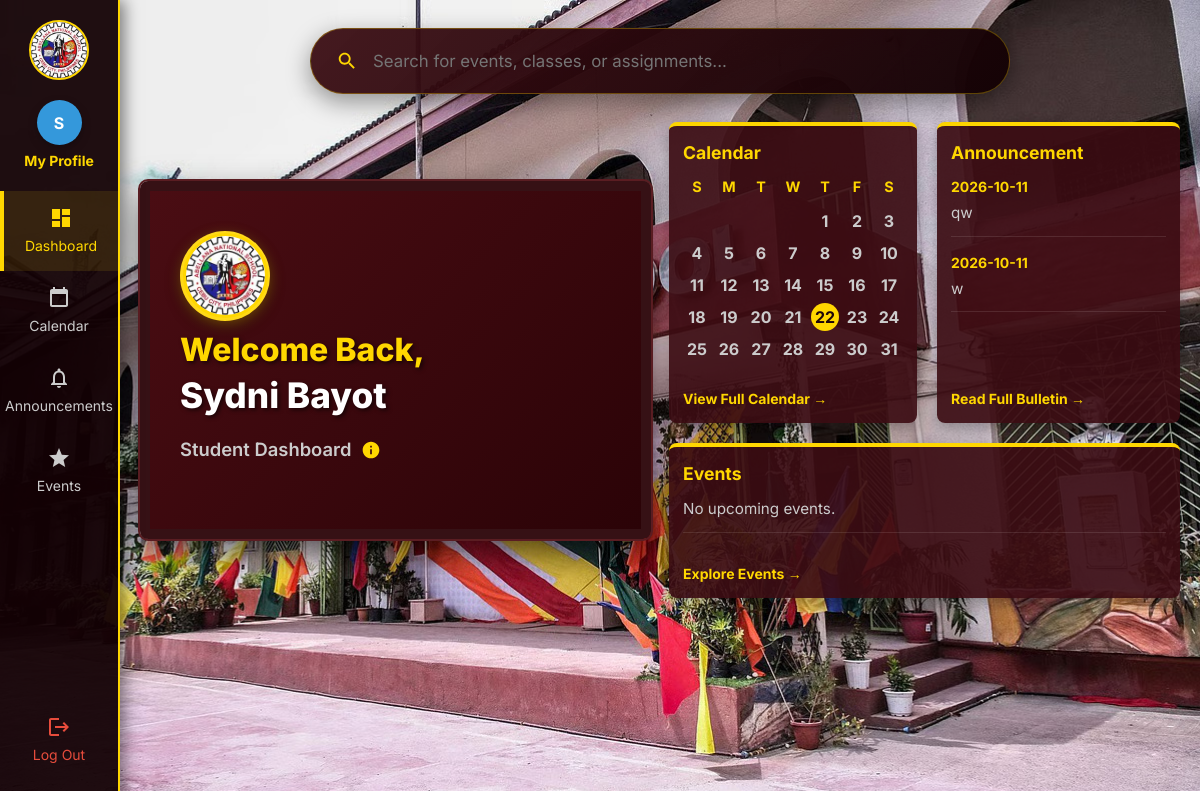
Screenshot of /dashboard (signed in) with the database file from the repository.
### tables this page shows
CREATE TABLE students (id INTEGER PRIMARY KEY AUTOINCREMENT, lrn TEXT UNIQUE NOT NULL, username TEXT UNIQUE NOT NULL, password_hash TEXT NOT NULL, full_name TEXT NOT NULL, is_approved INTEGER DEFAULT 0, phone TEXT, profile_pic TEXT, section_id INTEGER, email TEXT, last_seen_ann INTEGER DEFAULT 0, last_seen_ev INTEGER DEFAULT 0);

CREATE TABLE announcements (id INTEGER PRIMARY KEY AUTOINCREMENT, subject_id INTEGER, teacher_id INTEGER, title TEXT, content TEXT, date_posted TIMESTAMP DEFAULT CURRENT_TIMESTAMP, FOREIGN KEY(subject_id) REFERENCES subjects(id));

### app.py (the view)
@app.route('/dashboard')
def dashboard():
    if 'student_id' not in session: return redirect(url_for('login'))
    conn = get_db_connection()
    student_id = session['student_id']
    try:
        student = conn.execute('SELECT lrn, phone, profile_pic FROM students WHERE id = ?', (student_id,)).fetchone()
        if student:
            current_user_lrn = student['lrn'] if student['lrn'] else ''
            current_user_phone = student['phone'] if student['phone'] else ''
            current_user_profile_pic = student['profile_pic']
        else:
            current_user_lrn = ''
            current_user_phone = ''
            current_user_profile_pic = None
            e_pic = None
    except sqlite3.OperationalError:
        conn.execute('ALTER TABLE students ADD COLUMN phone TEXT')
        conn.execute('ALTER TABLE students ADD COLUMN profile_pic TEXT')
        conn.commit()
        student = conn.execute('SELECT lrn, phone, profile_pic FROM students WHERE id = ?', (student_id,)).fetchone()
        current_user_lrn = student['lrn'] if (student and student['lrn']) else ''
        current_user_phone = ''
        current_user_profile_pic = None
    subjects = conn.execute('''
        SELECT s.id, s.subject_name, s.code, sec.section_name, t.username as teacher
        FROM subjects s
        JOIN enrollments e ON s.id = e.subject_id
        JOIN sections sec ON s.section_id = sec.id
        JOIN teachers t ON s.teacher_id = t.id
        WHERE e.student_id = ?
    ''', (student_id,)).fetchall()
    announcements = conn.execute('''
        SELECT a.*, s.subject_name,
               COALESCE(NULLIF(t.full_name, ''), t.username, 'School Staff') AS posted_by
        FROM announcements a
        LEFT JOIN subjects s ON a.subject_id = s.id
        LEFT JOIN teachers t ON a.teacher_id = t.id
        WHERE a.subject_id = 0 OR a.subject_id IS NULL
           OR a.subject_id IN (SELECT subject_id FROM enrollments WHERE student_id = ?)
        ORDER BY a.id DESC
    ''', (student_id,)).fetchall()
    events = conn.execute('''
        SELECT ev.*, IFNULL(s.subject_name, 'Campus-Wide Event') as subject_name
        FROM events ev
        LEFT JOIN subjects s ON ev.subject_id = s.id
        WHERE ev.is_school_wide = 1 OR ev.subject_id = 0 OR ev.subject_id IS NULL
        OR ev.subject_id IN (SELECT subject_id FROM enrollments WHERE student_id = ?)
        ORDER BY ev.event_date ASC
    ''', (student_id,)).fetchall()
    _groups = {}
    for ev in events:
        key = (ev['event_date'] or '')[:7]          # 'YYYY-MM', same value the template uses for data-month
        _groups.setdefault(key, []).append(ev)
    events_by_month = []
    for key, items in _groups.items():              # events are already sorted by date
        try:
            label = datetime.strptime(key, '%Y-%m').strftime('%B %Y')
        except ValueError:
            label = 'Date to be announced'
        events_by_month.append((label, items))
    try:
        seen = conn.execute('SELECT last_seen_ann, last_seen_ev FROM students WHERE id = ?', (student_id,)).fetchone()
        if seen:
            last_seen_ann = seen['last_seen_ann'] or 0
            last_seen_ev = seen['last_seen_ev'] or 0
        else:
            last_seen_ann = 0
            last_seen_ev = 0
    except sqlite3.OperationalError:
        last_seen_ann = 0
        last_seen_ev = 0
    new_ann_count = sum(1 for a in announcements if a['id'] > last_seen_ann)
    new_ev_count = sum(1 for e in events if e['id'] > last_seen_ev)
    max_ann_id = max([a['id'] for a in announcements], default=0)
    max_ev_id = max([e['id'] for e in events], default=0)
    assignments = conn.execute('''
        SELECT a.*, s.subject_name
        FROM assignments a
        JOIN enrollments e ON a.subject_id = e.subject_id
        JOIN subjects s ON a.subject_id = s.id
        WHERE e.student_id = ?
        ORDER BY a.due_date ASC
    ''', (student_id,)).fetchall()
    submissions = conn.execute('SELECT * FROM submissions WHERE student_id = ?', (student_id,)).fetchall()
    quizzes = conn.execute('''
        SELECT q.*, s.subject_name
        FROM quizzes q
        JOIN enrollments e ON q.subject_id = e.subject_id
        JOIN subjects s ON q.subject_id = s.id
        WHERE e.student_id = ? ORDER BY q.id DESC
    ''', (student_id,)).fetchall()
    attempts = conn.execute('SELECT * FROM quiz_attempts WHERE student_id = ?', (student_id,)).fetchall()
    my_reactions = {r['event_id']: r['action'] for r in
                    conn.execute('SELECT event_id, action FROM event_reactions WHERE student_id = ?', (student_id,)).fetchall()}
    current_time = datetime.now().strftime('%Y-%m-%dT%H:%M')
    conn.close()
    return render_template('dashboard.html',
                           full_name=session['full_name'],
                           current_user_lrn=current_user_lrn,
                           current_user_phone=current_user_phone,
                           current_user_profile_pic=current_user_profile_pic,
                           subjects=subjects, announcements=announcements, events=events,
                           assignments=assignments, submissions=submissions, quizzes=quizzes,
                           attempts=attempts, current_time=current_time,
                           my_reactions=my_reactions,
                            new_ann_count=new_ann_count, new_ev_count=new_ev_count,
                           max_ann_id=max_ann_id, max_ev_id=max_ev_id)

### templates/dashboard.html (shortened to what this page needs)
<!DOCTYPE html>
<html lang="en">
<head>
    <link rel="stylesheet" href="{{ url_for('static', filename='style.css') }}">
</head>
<body class="home-background" style="background: url('{{ url_for('static', filename='bg.jpg') }}') no-repeat center center fixed; background-size: cover; background-color: #000; margin: 0; min-height: 100vh;">
    <aside class="permanent-sidebar">
        <img src="{{ url_for('static', filename='logo.jpg') }}" alt="Logo" style="width: 60px; height: 60px; border-radius: 50%; border: 2px solid #FFD700; margin-bottom: 20px; object-fit: cover;">
        <div onclick="window.switchView('profile')" style="cursor: pointer; display: flex; flex-direction: column; align-items: center; transition: 0.2s;" onmouseover="this.style.transform='scale(1.1)'" onmouseout="this.style.transform='scale(1)'">
            {% if current_user_profile_pic %}
                <img src="{{ url_for('static', filename='uploads/' + current_user_profile_pic) }}" alt="Profile" style="width: 45px; height: 45px; border-radius: 50%; border: 2px solid #FFD700; object-fit: cover; margin-bottom: 5px; box-shadow: 0 4px 10px rgba(0,0,0,0.3);">
            {% else %}
                <div style="width: 45px; height: 45px; background: #3498db; border-radius: 50%; display: flex; align-items: center; justify-content: center; font-weight: bold; color: white; margin-bottom: 5px; box-shadow: 0 4px 10px rgba(0,0,0,0.3);">{{ full_name[0] }}</div>
            {% endif %}
            <div style="color: #FFD700; font-size: 0.875rem; margin-bottom: 20px; font-weight: bold;">My Profile</div>
        </div>
        <a id="nav-home" class="side-link active" onclick="switchViewAndRemember('home')">
            <span class="side-icon" style="margin-bottom: 5px; display: flex;">
                <svg viewBox="0 0 24 24" width="24" height="24" fill="currentColor"><path d="M3 13h8V3H3v10zm0 8h8v-6H3v6zm10 0h8V11h-8v10zm0-18v6h8V3h-8z"/></svg>
            </span>
            Dashboard
        </a>
        <a id="nav-calendar" class="side-link" onclick="switchViewAndRemember('calendar')">
            <span class="side-icon" style="margin-bottom: 5px; display: flex;">
                <svg viewBox="0 0 24 24" width="24" height="24" fill="currentColor"><path d="M19 3h-1V1h-2v2H8V1H6v2H5c-1.11 0-1.99.9-1.99 2L3 19c0 1.1.89 2 2 2h14c1.1 0 2-.9 2-2V5c0-1.1-.9-2-2-2zm0 16H5V8h14v11z"/></svg>
            </span>
            Calendar
        </a>
        <a id="nav-announcements" class="side-link" onclick="switchViewAndRemember('announcements')">
            <span class="side-icon" style="margin-bottom: 5px; display: flex;">
                <svg viewBox="0 0 24 24" width="24" height="24" fill="currentColor"><path d="M12 22c1.1 0 2-.9 2-2h-4c0 1.1.9 2 2 2zm6-6v-5c0-3.07-1.63-5.64-4.5-6.32V4c0-.83-.67-1.5-1.5-1.5s-1.5.67-1.5 1.5v.68C7.64 5.36 6 7.92 6 11v5l-2 2v1h16v-1l-2-2zm-2 1H8v-6c0-2.48 1.51-4.5 4-4.5s4 2.02 4 4.5v6z"/></svg>
            </span>
            Announcements
        </a>
        <a id="nav-events" class="side-link" onclick="switchViewAndRemember('events')">
            <span class="side-icon" style="margin-bottom: 5px; display: flex;">
                <svg viewBox="0 0 24 24" width="24" height="24" fill="currentColor"><path d="M12 17.27L18.18 21l-1.64-7.03L22 9.24l-7.19-.61L12 2 9.19 8.63 2 9.24l5.46 4.73L5.82 21z"/></svg>
            </span>
            Events
        </a>
        <a href="{{ url_for('logout') }}" class="side-link" style="margin-top: auto; margin-bottom: 20px; color: #e74c3c;" onclick="return confirm('Are you sure you want to log out of your account?');">
            <span class="side-icon" style="margin-bottom: 5px; display: flex;">
                <svg viewBox="0 0 24 24" width="24" height="24" fill="currentColor"><path d="M17 7l-1.41 1.41L18.17 11H8v2h10.17l-2.58 2.58L17 17l5-5zM4 5h8V3H4c-1.1 0-2 .9-2 2v14c0 1.1.9 2 2 2h8v-2H4V5z"/></svg>
            </span>
            Log Out
        </a>
    </aside>
    <div class="main-content-wrapper">
    <main class="view-section active-view" id="view-home">
        <div class="home-container">
            <div id="mobile-search-reorder" style="grid-column: 1 / -1; width: 100%; max-width: 700px; margin: 0 auto 35px auto; position: relative; z-index: 50;">
                <div style="background: linear-gradient(135deg, rgba(59, 13, 19, 0.95), rgba(20, 2, 5, 0.98)); padding: 12px 25px; border-radius: 50px; display: flex; align-items: center; border: 1px solid rgba(255, 215, 0, 0.3); box-shadow: 0 8px 24px rgba(0,0,0,0.4); transition: 0.3s;" id="searchContainerBox">
                    <input type="text" id="globalSearchInput" placeholder="Search for events, classes, or assignments..." style="width: 100%; border: none; background: transparent; color: white; padding: 10px 0; font-size: 1.05rem; outline: none; font-family: inherit;" onfocus="document.getElementById('searchContainerBox').style.border='1px solid #FFD700'; document.getElementById('searchContainerBox').style.boxShadow='0 8px 24px rgba(255, 215, 0, 0.2)';" onblur="document.getElementById('searchContainerBox').style.border='1px solid rgba(255, 215, 0, 0.3)'; document.getElementById('searchContainerBox').style.boxShadow='0 8px 24px rgba(0,0,0,0.4)';" onkeyup="performGlobalSearch()" autocomplete="off">
                </div>
            </div>
            <section class="school-info-stack">
                <div class="school-large-logo" style="margin-bottom: 20px;">
                    <img src="{{ url_for('static', filename='logo.jpg') }}" alt="School Logo" style="width: 85px; height: 85px; border-radius: 50%; border: 3px solid #FFD700; box-shadow: 0 4px 15px rgba(255, 215, 0, 0.4); object-fit: cover; background: white;">
                </div>
                <h1 class="portal-main-title" style="margin-bottom: 5px; font-size: 2rem;">Welcome Back,</h1>
                <h1 class="portal-main-title" style="color: #ffffff; font-size: clamp(1.5rem, 4vw, 2.2rem);">{{ full_name }}</h1>
                <div class="portal-sub-title" style="margin-top: 10px; color: #ccc; display: flex; align-items: center; text-transform: none;">
                    Student Dashboard
                    <div class="info-tooltip-container" tabindex="0" style="position: relative; display: inline-flex; margin-left: 10px; cursor: pointer; color: #FFD700; outline: none;">
                        <svg viewBox="0 0 24 24" width="20" height="20" fill="currentColor">
                            <path d="M12 2C6.48 2 2 6.48 2 12s4.48 10 10 10 10-4.48 10-10S17.52 2 12 2zm1 15h-2v-6h2v6zm0-8h-2V7h2v2z"/>
                        </svg>
                    </div>
                </div>
            </section>
            <section class="cards-grid-new">
                <div class="dashboard-widget" onclick="switchViewAndRemember('calendar')">
                    <h3>Calendar</h3>
                    <div class="mini-calendar-grid" id="dynamicMiniCalendar" style="margin-bottom: 10px;">
                    </div>
                    <a href="#" onclick="switchViewAndRemember('calendar')" class="widget-link">View Full Calendar &rarr;</a>
                </div>
                                <div class="dashboard-widget" onclick="switchViewAndRemember('announcements')">
                    <h3>Announcement {% if new_ann_count %}<span class="new-badge" id="widget-badge-announcements">{{ new_ann_count }} new</span>{% endif %}</h3>
                    {% for ann in announcements[:2] %}
                    <div class="widget-feed-item">
                        <span class="widget-feed-date">{{ (ann.date_posted or '')[:10] }}</span>
                        <div class="widget-feed-text">{{ ann.title }}</div>
                    </div>
                    {% else %}
                    <div class="widget-feed-item">
                        <div class="widget-feed-text">No announcements yet.</div>
                    </div>
                    {% endfor %}
                    <a href="#" onclick="switchViewAndRemember('announcements')" class="widget-link">Read Full Bulletin &rarr;</a>
                </div>
                <div class="dashboard-widget" onclick="switchViewAndRemember('events')">
                    <h3>Events {% if new_ev_count %}<span class="new-badge" id="widget-badge-events">{{ new_ev_count }} new</span>{% endif %}</h3>
                    {% for ev in events[:2] %}
                    <div class="widget-feed-item">
                        <span class="widget-feed-date">{{ (ev.event_date or '').split('T')[0] }}</span>
                        <div class="widget-feed-text">{{ ev.title }}</div>
                    </div>
                    {% else %}
                    <div class="widget-feed-item">
                        <div class="widget-feed-text">No upcoming events.</div>
                    </div>
                    {% endfor %}
                    <a href="#" onclick="switchViewAndRemember('events')" class="widget-link">Explore Events &rarr;</a>
                </div>
            </section>
        </div>
    </main>
    </div>
</body>
</html>

### rows the page displays
students: full_name "Sydni Bayot"
announcements: date_posted "2026-10-11", title "qw"
announcements: date_posted "2026-10-11", title "w"

### other values shown
{{ full_name[0] }} "S"
